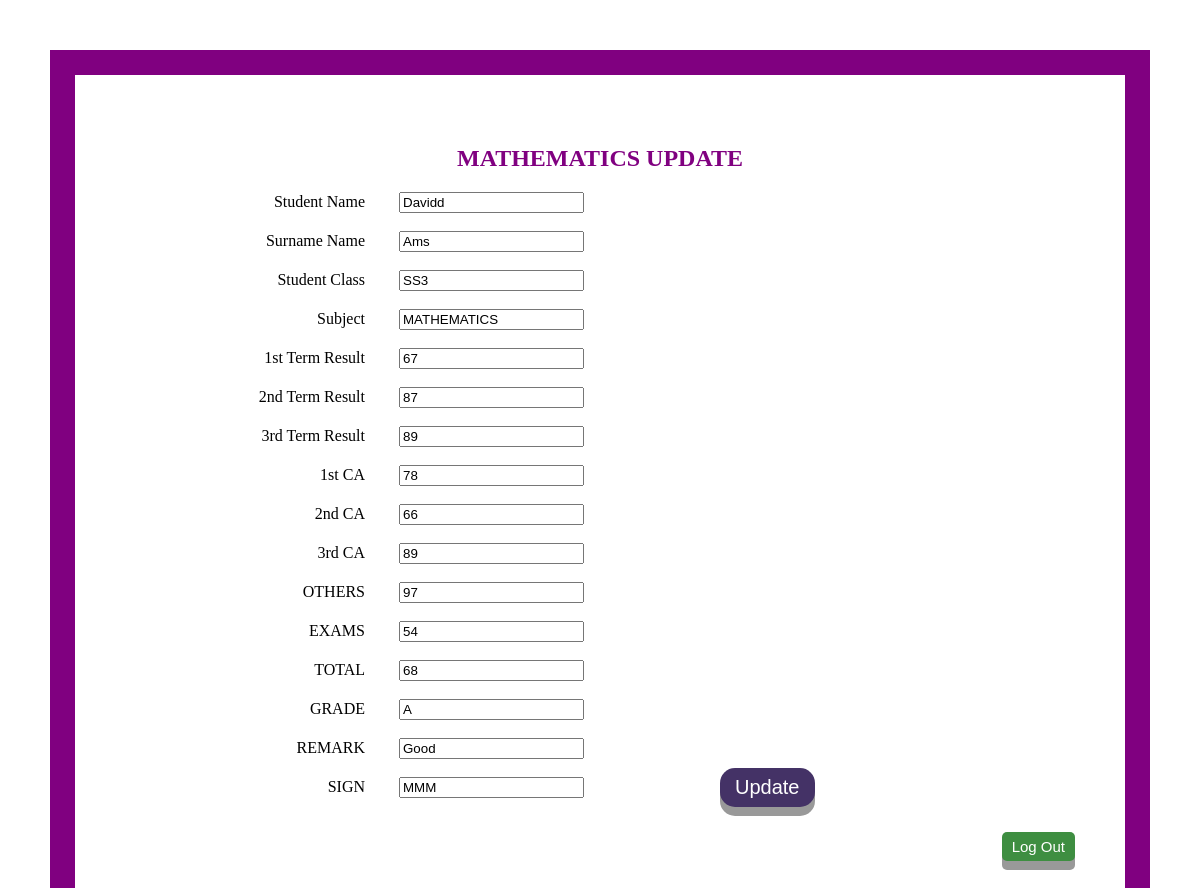
/maths_update.php?id=4 (signed in), run on the app's committed database.
### tables this page shows
CREATE TABLE IF NOT EXISTS `bado` (
  `id` int(25) NOT NULL,
  `subject_class` varchar(25) NOT NULL,
  `adm_no` varchar(25) NOT NULL,
  `house` varchar(25) NOT NULL,
  `session` varchar(25) NOT NULL,
  `term` varchar(25) NOT NULL,
  `no_opened` varchar(25) NOT NULL,
  `no_attendance` varchar(25) NOT NULL,
  `m_subject` varchar(25) NOT NULL,
  `student_name` varchar(25) NOT NULL,
  `middle_name` varchar(25) NOT NULL,
  `m1_result` varchar(25) NOT NULL,
  `m2_result` varchar(25) NOT NULL,
  `m3_result` varchar(25) NOT NULL,
  `m1_ca` varchar(25) NOT NULL,
  `m2_ca` varchar(25) NOT NULL,
  `m3_ca` varchar(25) NOT NULL,
  `m_others` varchar(25) NOT NULL,
  `m_exams` varchar(25) NOT NULL,
  `m_total` varchar(25) NOT NULL,
  `m_grade` varchar(25) NOT NULL,
  `m_remark` varchar(25) NOT NULL,
  `m_sign` varchar(25) NOT NULL,
  `e_subject` varchar(25) NOT NULL,
  `e1_result` varchar(25) NOT NULL,
  `e2_result` varchar(25) NOT NULL,
  `e3_result` varchar(25) NOT NULL,
  `e1_ca` varchar(25) NOT NULL,
  `e2_ca` varchar(25) NOT NULL,
  `e3_ca` varchar(25) NOT NULL,
  `e_others` varchar(25) NOT NULL,
  `e_exams` varchar(25) NOT NULL,
  `e_total` varchar(25) NOT NULL,
  `e_grade` varchar(25) NOT NULL,
  `e_remark` varchar(25) NOT NULL,
  `e_sign` varchar(25) NOT NULL,
  `c_subject` varchar(25) NOT NULL,
  `c1_result` varchar(25) NOT NULL,
  `c2_result` varchar(25) NOT NULL,
  `c3_result` varchar(25) NOT NULL,
  `c1_ca` varchar(25) NOT NULL,
  `c2_ca` varchar(25) NOT NULL,
  `c3_ca` varchar(25) NOT NULL,
  `c_others` varchar(25) NOT NULL,
  `c_exams` varchar(25) NOT NULL,
  `c_total` varchar(25) NOT NULL,
  `c_grade` varchar(25) NOT NULL,
  `c_remark` varchar(25) NOT NULL,
  `c_sign` varchar(25) NOT NULL,
  `p_subject` varchar(25) NOT NULL,
  `p1_result` varchar(25) NOT NULL,
  `p2_result` varchar(25) NOT NULL,
  `p3_result` varchar(25) NOT NULL,
  `p1_ca` varchar(25) NOT NULL,
  `p2_ca` varchar(25) NOT NULL,
  `p3_ca` varchar(25) NOT NULL,
  `p_others` varchar(25) NOT NULL,
  `p_exams` varchar(25) NOT NULL,
  `p_total` varchar(25) NOT NULL,
  `p_grade` varchar(25) NOT NULL,
  `p_remark` varchar(25) NOT NULL,
  `p_sign` varchar(25) NOT NULL,
  `grand_r1` varchar(25) NOT NULL,
  `grand_r2` varchar(25) NOT NULL,
  `grand_r3` varchar(25) NOT NULL,
  `grand_c1` varchar(25) NOT NULL,
  `grand_c2` varchar(25) NOT NULL,
  `grand_c3` varchar(25) NOT NULL,
  `grand_exams` varchar(25) NOT NULL,
  `grand_others` varchar(25) NOT NULL,
  `grand_total` varchar(25) NOT NULL,
  `handwriting` varchar(25) NOT NULL,
  `class_attendance` varchar(25) NOT NULL,
  `initiative` varchar(25) NOT NULL,
  `personal_neatness` varchar(25) NOT NULL,
  `creativity` varchar(25) NOT NULL,
  `punctuality` varchar(25) NOT NULL,
  `honesty` varchar(25) NOT NULL,
  `neatness_in_work` varchar(25) NOT NULL,
  `oral_fluency` varchar(25) NOT NULL,
  `class_participation` varchar(25) NOT NULL,
  `politeness` varchar(25) NOT NULL,
  `athletic_ability` varchar(25) NOT NULL,
  `self_control` varchar(25) NOT NULL,
  `relationship_peers` varchar(25) NOT NULL,
  `physical_health` varchar(25) NOT NULL,
  `sense_responsibility` varchar(25) NOT NULL,
  `relationship_teachers` varchar(25) NOT NULL
);

### function.php (called while the page is built, shortened)
<?php
function escape($conn, $text)
{
return mysqli_real_escape_string($conn, $text);
}
?>

### maths_update.php (the view, shortened to what this page needs)
 <!DOCTYPE html>
 <html>
 <head>
 <link rel="stylesheet" type="text/css"  href="color.css"/>
	<h2 align="middle" style="color:purple;"><center><font size="5">MATHEMATICS UPDATE</font></center></h2>
</head>
 <body style="border: 25px solid purple; margin:50px; padding:50px;">
	  <?php
		 require('connect.php');
		 include_once ('function.php');
			if (isset($_GET['id']) && is_numeric($_GET['id']))
			 {
			 $id =  escape($conn, $_GET['id']);
			 }
		if ($_SESSION['valid'] == 'mathematics'){
			 $edit= mysqli_query($conn, "SELECT student_name, middle_name, subject_class, m_subject, m1_result, m2_result, m3_result, m1_ca, m2_ca, m3_ca, m_others, m_exams, m_total, m_grade, m_remark, m_sign FROM bado WHERE id='$id'");
			 while ($row= mysqli_fetch_array($edit)){
	 ?>
  <form action="maths_update1.php"  method="POST">
			<ul style="list-style-type:none;">
			<li>
			 <label for "name">Student Name </label>
			<input type="text" name="student_name" value="<?php echo  $row['student_name']?>"></br></br>
			</li>
			<li>
			 <label for "name">Surname Name </label>
			<input type="text" name="middle_name" value="<?php echo  $row['middle_name']?>"></br></br>
			</li>
			<li>
			 <label for "name">Student Class </label>
			<input type="text" name="subject_class" value="<?php echo  $row['subject_class']?>"></br></br>
			</li>
	        <li>
			 <label for "name">Subject </label>
			<input type="text"  name="m_subject" value="<?php echo  $row['m_subject']?>"></br><br>
			</li>
		    <li>
			 <label for "name">1st Term Result </label>
			<input type="text"  name="m1_result" value="<?php echo  $row['m1_result']?>"></br><br>
			</li>
		    <li>
			<label for "name">2nd Term Result </label>
			<input type="text" name="m2_result"  value="<?php echo  $row['m2_result']?>"></br><br>
			</li>
		    <li>
			<label for "name">3rd Term Result </label>
			<input type="text" name="m3_result"  value="<?php echo  $row['m3_result']?>"></br><br>
		    </li>
		    <li>
			<label for "name">1st CA </label>
			<input type="text"   name="m1_ca"  value="<?php echo  $row['m1_ca']?>"></br><br>
			</li>
		    <li>
			<label for "name">2nd CA </label>
			<input type="text"  name="m2_ca"  value="<?php echo  $row['m2_ca']?>"></br><br>
			</li>
			<li>
			<label for "name">3rd CA </label>
			<input type="text"  name="m3_ca"   value="<?php echo  $row['m3_ca']?>"></br><br>
			</li>
		    <li>
			<label for "name">OTHERS </label>
			<input type="text" name="m_others"  value="<?php echo  $row['m_others']?>"></br><br>
			 </li>
			<li>
			<label for "name">EXAMS </label>
			<input type="text" name="m_exams"   value="<?php echo  $row['m_exams']?>"></br><br>
			</li>
		    <li>
			<label for "name">TOTAL </label>
			<input type="text" name="m_total"   value="<?php echo  $row['m_total']?>"></br><br>
			</li>
		    <li>
			<label for "name">GRADE </label>
			<input type="text"  name="m_grade"  value="<?php echo  $row['m_grade']?>"></br><br>
			</li>
			<li>
			<label for "name">REMARK </label>
			<input type="text"  name="m_remark" value="<?php echo  $row['m_remark']?>"></br><br>
			</li>
			<li>
			<label for "name">SIGN </label>
			<input type="text"  name="m_sign"   value="<?php echo  $row['m_sign']?>"></br><br>
			 </li>
			 </ul>
			  <p id="update7"><button type="submit" class="button">Update</button></p>
				 <?php
					 }
					 }else
					{
						echo "<center></h1>Access Denied</br> You do not have access to view this page</h1></center>"."<br />";
						echo "<center></h6>Please wait while you are redirected in 3 seconds</h6></center>"."<br />";
						header('Refresh: 3; url=index.php');
					}
				?>
 </form>
    <form action="logout.php"><div align="right"><a href="logout.php"><button type="submit" class="button1">Log Out</button></a></div></form></br></br>
</body>
</html>

### color.css (style rules this page uses)
form { background:lightwhite; margin: 0 auto; width:100%; }
h2 { color:red; font-weight: 30px; left:6%; bottom:+80%; }
#update7 { position:absolute; left:60%; bottom:+19.5%; }
label { display:inline-block; width:200px; margin-right:30px; text-align:right; }
.button { display: inline-block; padding: 8px 15px; font-size: 10px; cursor: pointer; text-align: center; text-decoration: none; outline: none; color: #fff; background-color:green; border: none; border-radius: 8px; box-shadow: 0 5px #999; }

### maths_update.php (style rules this page uses)
.button { display: inline-block; padding: 8px 15px; font-size: 20px; cursor: pointer; text-align: center; text-decoration: none; outline: none; color: #fff; background-color:#443266; border: none; border-radius: 15px; box-shadow: 0 9px #999; }
.button1 { display: inline-block; padding: 6px 10px; font-size: 15px; cursor: pointer; text-align: center; text-decoration: none; outline: none; color: #fff; background-color:#3e8e41; border: none; border-radius: 5px; box-shadow: 0 9px #999; }

### data on the page
bado: student_name "Davidd", middle_name "Ams", subject_class "SS3", m_subject "MATHEMATICS", m1_result "67", m2_result "87", m3_result "89", m1_ca "78", m2_ca "66", m3_ca "89", m_others "97", m_exams "54", m_total "68", m_grade "A", m_remark "Good", m_sign "MMM"
